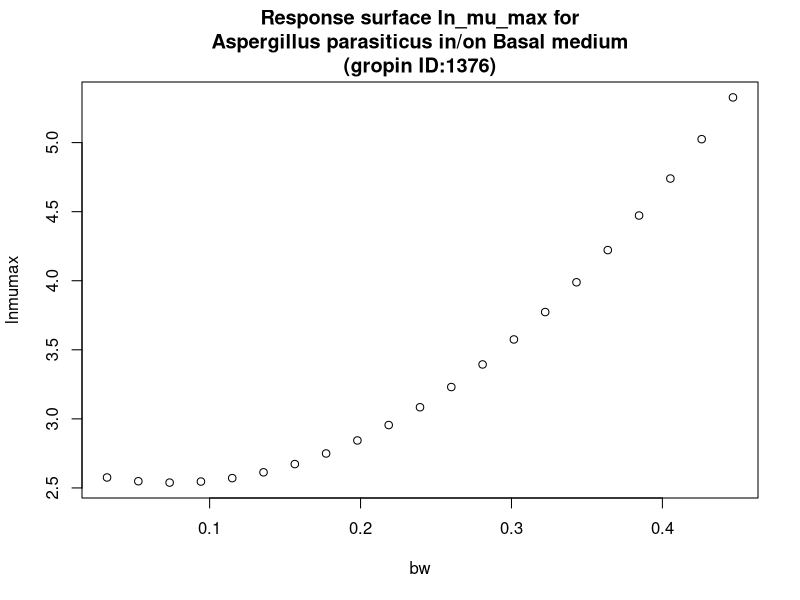

Generate this figure with R:
#############################
# start of Parameter script
#############################
bw <- seq(0.032032,0.446753246753247,length.out=21)
#############################
# end of Parameter script
#############################
############################# 
# start of Model script Gropin ID 1376 
#############################
 
# constant coefficients for this model
 
variables <- data.frame(bw)
argumentsPar <- unique.data.frame(expand.grid(variables))
 
# heart of the model
response_surface <- function(bw) {
   mumax <-(2.652-3.023*bw+20.17*bw^2)

	return(mumax=mumax)
} 

# output parameters
responseSurface <- cbind(argumentsPar,response_surface(argumentsPar['bw']))
colnames(responseSurface) <- c(colnames(argumentsPar),'lnmumax')
#############################
# End of Model script
#############################
############################# 
# start of Visualisation script Gropin ID 1376 
#############################
titleText <-'Response surface ln_mu_max for
Aspergillus parasiticus in/on Basal medium
(gropin ID:1376)'
plot(bw,responseSurface$'lnmumax',xlab='bw',
                          ylab='lnmumax',main=titleText)
#############################
# End of Visualisation script
#############################
